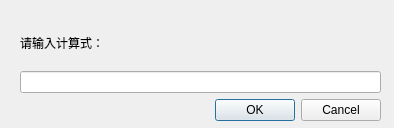
<?xml version="1.0" encoding="UTF-8"?>
<ui version="4.0">
 <class>FormulaDialog</class>
 <widget class="QDialog" name="FormulaDialog">
  <property name="geometry">
   <rect>
    <x>0</x>
    <y>0</y>
    <width>394</width>
    <height>128</height>
   </rect>
  </property>
  <property name="windowTitle">
   <string>Dialog</string>
  </property>
  <widget class="QWidget" name="">
   <property name="geometry">
    <rect>
     <x>20</x>
     <y>20</y>
     <width>361</width>
     <height>101</height>
    </rect>
   </property>
   <layout class="QVBoxLayout" name="verticalLayout">
    <item>
     <widget class="QLabel" name="label_2">
      <property name="frameShape">
       <enum>QFrame::NoFrame</enum>
      </property>
      <property name="text">
       <string>请输入计算式：</string>
      </property>
     </widget>
    </item>
    <item>
     <widget class="QLineEdit" name="lineEdit">
      <property name="styleSheet">
       <string notr="true">gridline-color: qlineargradient(spread:pad, x1:0, y1:0, x2:1, y2:0, stop:0 rgba(255, 0, 0, 255), stop:0.166 rgba(255, 255, 0, 255), stop:0.333 rgba(0, 255, 0, 255), stop:0.5 rgba(0, 255, 255, 255), stop:0.666 rgba(0, 0, 255, 255), stop:0.833 rgba(255, 0, 255, 255), stop:1 rgba(255, 0, 0, 255));</string>
      </property>
     </widget>
    </item>
    <item>
     <widget class="QDialogButtonBox" name="buttonBox">
      <property name="orientation">
       <enum>Qt::Horizontal</enum>
      </property>
      <property name="standardButtons">
       <set>QDialogButtonBox::Cancel|QDialogButtonBox::Ok</set>
      </property>
     </widget>
    </item>
   </layout>
  </widget>
 </widget>
 <resources/>
 <connections>
  <connection>
   <sender>buttonBox</sender>
   <signal>accepted()</signal>
   <receiver>FormulaDialog</receiver>
   <slot>accept()</slot>
   <hints>
    <hint type="sourcelabel">
     <x>248</x>
     <y>254</y>
    </hint>
    <hint type="destinationlabel">
     <x>157</x>
     <y>274</y>
    </hint>
   </hints>
  </connection>
  <connection>
   <sender>buttonBox</sender>
   <signal>rejected()</signal>
   <receiver>FormulaDialog</receiver>
   <slot>reject()</slot>
   <hints>
    <hint type="sourcelabel">
     <x>316</x>
     <y>260</y>
    </hint>
    <hint type="destinationlabel">
     <x>286</x>
     <y>274</y>
    </hint>
   </hints>
  </connection>
 </connections>
</ui>
